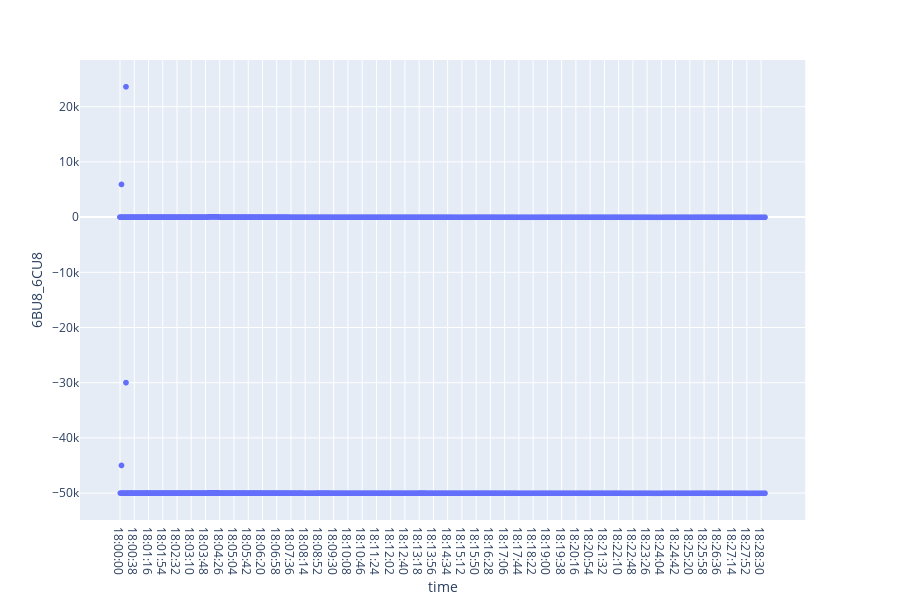
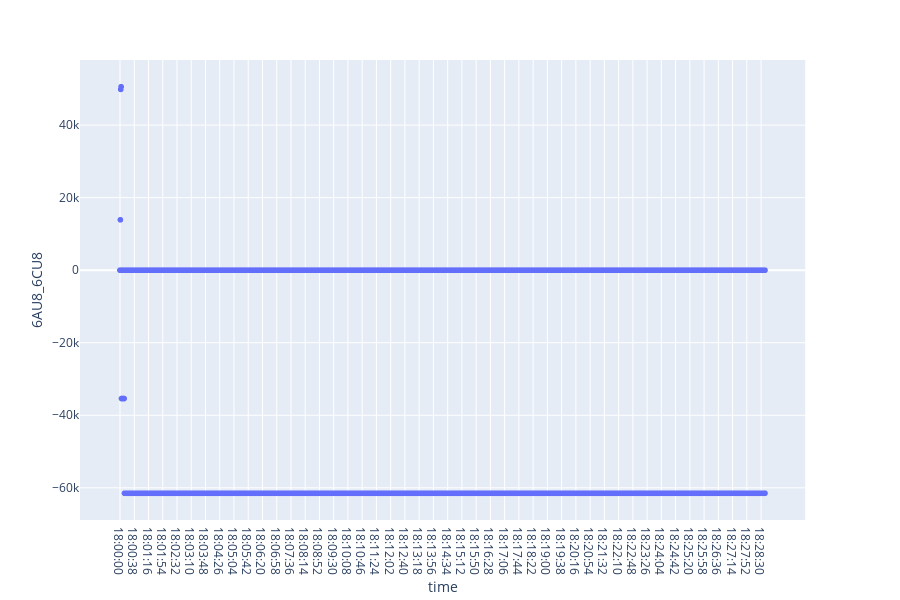
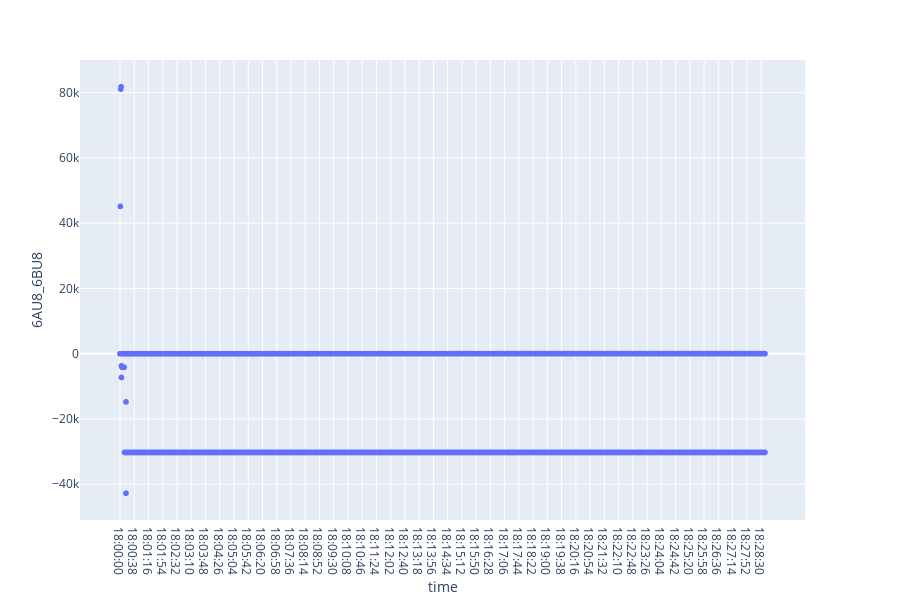

Source (notebook cell) for these figures, in order:
### Code cell
graph.spread_scatter(spread_18)

### Figure 1 — Plotly figure (JSON) as saved in the notebook; plotly's stock layout.template omitted (floating-point values rounded to 4 significant figures; data arrays with more than 128 entries replaced by an {"elided": "..."} marker saying what was removed)
{"data": [{"hoverlabel": {"namelength": 0}, "hovertemplate": "time=%{x}<br>6BU8_6CU8=%{y}", "legendgroup": "", "marker": {"color": "#636efa", "symbol": "circle"}, "mode": "markers", "name": "", "showlegend": false, "type": "scattergl", "x": {"elided": "3444 str values"}, "xaxis": "x", "y": {"elided": "3444 float values"}, "yaxis": "y"}], "layout": {"height": 600, "legend": {"tracegroupgap": 0}, "margin": {"t": 60}, "xaxis": {"anchor": "y", "domain": [0, 0.98], "title": {"text": "time"}}, "yaxis": {"anchor": "x", "domain": [0, 1], "title": {"text": "6BU8_6CU8"}}}}

### Figure 2 — Plotly figure (JSON) as saved in the notebook; plotly's stock layout.template omitted (floating-point values rounded to 4 significant figures; data arrays with more than 128 entries replaced by an {"elided": "..."} marker saying what was removed)
{"data": [{"hoverlabel": {"namelength": 0}, "hovertemplate": "time=%{x}<br>6AU8_6CU8=%{y}", "legendgroup": "", "marker": {"color": "#636efa", "symbol": "circle"}, "mode": "markers", "name": "", "showlegend": false, "type": "scattergl", "x": {"elided": "3444 str values"}, "xaxis": "x", "y": {"elided": "3444 float values"}, "yaxis": "y"}], "layout": {"height": 600, "legend": {"tracegroupgap": 0}, "margin": {"t": 60}, "xaxis": {"anchor": "y", "domain": [0, 0.98], "title": {"text": "time"}}, "yaxis": {"anchor": "x", "domain": [0, 1], "title": {"text": "6AU8_6CU8"}}}}

### Figure 3 — Plotly figure (JSON) as saved in the notebook; plotly's stock layout.template omitted (floating-point values rounded to 4 significant figures; data arrays with more than 128 entries replaced by an {"elided": "..."} marker saying what was removed)
{"data": [{"hoverlabel": {"namelength": 0}, "hovertemplate": "time=%{x}<br>6AU8_6BU8=%{y}", "legendgroup": "", "marker": {"color": "#636efa", "symbol": "circle"}, "mode": "markers", "name": "", "showlegend": false, "type": "scattergl", "x": {"elided": "3444 str values"}, "xaxis": "x", "y": {"elided": "3444 float values"}, "yaxis": "y"}], "layout": {"height": 600, "legend": {"tracegroupgap": 0}, "margin": {"t": 60}, "xaxis": {"anchor": "y", "domain": [0, 0.98], "title": {"text": "time"}}, "yaxis": {"anchor": "x", "domain": [0, 1], "title": {"text": "6AU8_6BU8"}}}}
